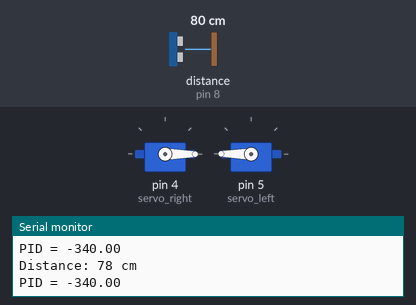
Recording of a sketch running on a simulated Arduino Uno, built with avr-gcc and run on an emulated ATmega328P. Shown: 2 × servo, the last lines printed to the serial monitor. Wiring (inferred from the names in the program): ultrasonic range finder: trigger pin 9; echo pin 8. Inputs (shaded band) come from the test bench; at power-on: distance to the obstacle (sensor on pin 8) 80 cm. The echo pulse lasts 58.3 µs per cm.

Above: at 1.2 s.
1.3 s: distance to the obstacle (sensor on pin 8) set to 2 cm
At 2.2 s:
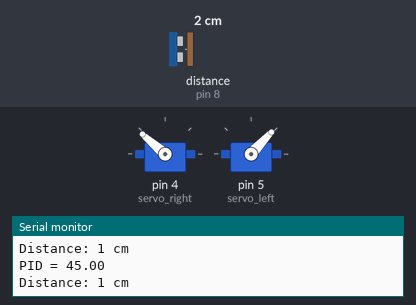
2.8 s: distance to the obstacle (sensor on pin 8) set to 18 cm
At 3.7 s:
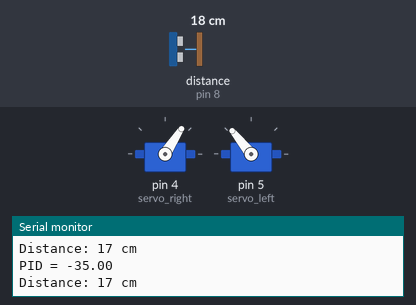
4.3 s: distance to the obstacle (sensor on pin 8) set to 9 cm
At 5.3 s:
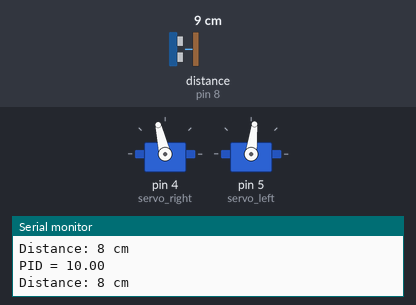
5.8 s: distance to the obstacle (sensor on pin 8) set to 250 cm
At 7.1 s:
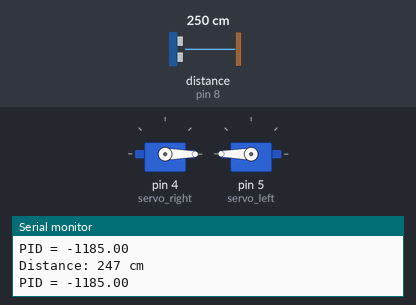
Timing chart, 0 to 8.3 s (numbered marks = the images above; inputs shaded):
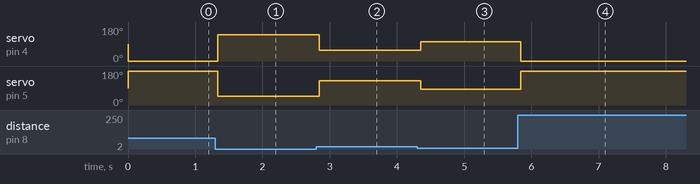

The sketch:

Arduino_Code.ino
```cpp
#define echoPin 8 // attach pin D2 Arduino to pin Echo of HC-SR04
#define trigPin 9 //attach pin D3 Arduino to pin Trig of HC-SR04
#include<Servo.h>  // servo library to control right and left servo

// defines variables
long duration; // variable for the duration of sound wave travel
int d_t; // variable for the distance measurement
int D_t = 10;  // desired distance to keep

float e_sum = 0;   // variable to accumulte the sum of errors for the integral term
float e_t;         // variable for the current error

float P_I_D;       // variable for the PID controller value
int prev = 0;      // variable for the previous error
float servo_r;     // variable for the value of the right servo
float servo_l;     // variable for the value of the right servo
Servo servo_left;  // Defining left servo
Servo servo_right; // Defining right servo

// tuned PID parameter values
int kp = 5;
int ki = 0.45;
int kd = 0.05;

void setup() {
  pinMode(trigPin, OUTPUT); // Sets the trigPin as an OUTPUT
  pinMode(echoPin, INPUT); // Sets the echoPin as an INPUT
  Serial.begin(9600); // // Serial Communication is starting with 9600 of baudrate speed
  servo_right.attach(4);
  servo_left.attach(5);
}
void loop() {
  Ultrasonic_sensor();
  PID_control(kp,ki,kd,d_t);
  Servo_control(P_I_D);
  }


int Ultrasonic_sensor()    // Function for Ultrasonic sensor readings
{
  // Clears the trigPin condition
  digitalWrite(trigPin, LOW);
  delayMicroseconds(2);
  // Sets the trigPin HIGH (ACTIVE) for 10 microseconds
  digitalWrite(trigPin, HIGH);
  delayMicroseconds(10);
  digitalWrite(trigPin, LOW);
  // Reads the echoPin, returns the sound wave travel time in microseconds
  duration = pulseIn(echoPin, HIGH);
  // Calculating the distance
  d_t = duration * 0.034 / 2; // Speed of sound wave divided by 2 (go and back)
  // Displays the distance on the Serial Monitor
  Serial.print("Distance: ");
  Serial.print(d_t);
  Serial.println(" cm");
  return d_t;
  }


float PID_control(int kp, int ki, int kd, int d_t )   // Function for PID control
{
  e_t = D_t - d_t;
  e_sum = e_sum + e_t;
  P_I_D = kp*e_t + ki*e_sum + kd*(e_t - prev);
  prev = e_t;
  if (e_t > 2 && e_t < -2)
  {e_sum = 0;}
  Serial.print("PID = ");
  Serial.println(P_I_D);
  return P_I_D;
  }


  void Servo_control(float P_I_D)   // Function for servos control using PID values
  {
  servo_r = map(P_I_D,-38,38,1100,1900);
  servo_l = map(P_I_D,-38,38,1900,1100);
  servo_right.writeMicroseconds(servo_r);
  servo_left.writeMicroseconds(servo_l);
    }
```

Measured:
- after the input at 1.3 s, servo on pin 4 (servo_right): 0° → 139° at once; servo on pin 5 (servo_left): 180° → 47° at once
- after the input at 2.8 s, servo on pin 4 (servo_right): 139° → 57° at once; servo on pin 5 (servo_left): 47° → 129° at once
- after the input at 4.3 s, servo on pin 4 (servo_right): 57° → 103° after 0.06 s; servo on pin 5 (servo_left): 129° → 83° after 0.06 s
- after the input at 5.8 s, servo on pin 4 (servo_right): 103° → 0° at once; servo on pin 5 (servo_left): 83° → 180° at once
